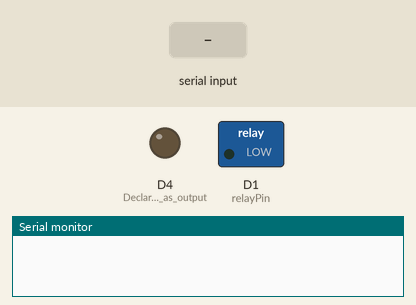
Recording of a sketch running on a simulated ESP8266 (NodeMCU). Parts: switched loads named in the sketch (green lamp = pin HIGH), output pins drawn as LEDs (lit = HIGH), the last lines printed to the serial monitor. Inputs (shaded band) come from the test bench.

Above: at 1.2 s.
1.3 s: "E" received over Serial
At 1.7 s:
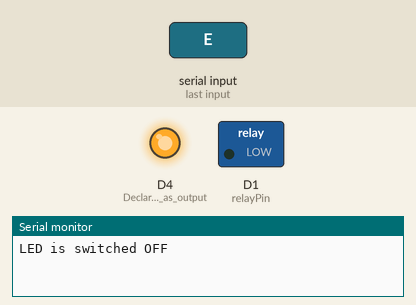
2.8 s: "B" received over Serial
At 4.1 s:
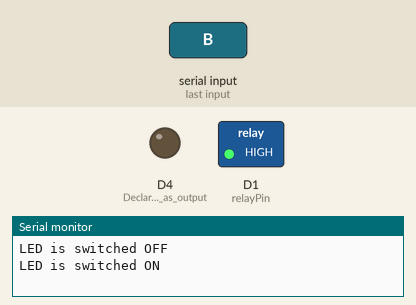
Timing chart, 0 to 5.8 s (numbered marks = the images above; inputs shaded):
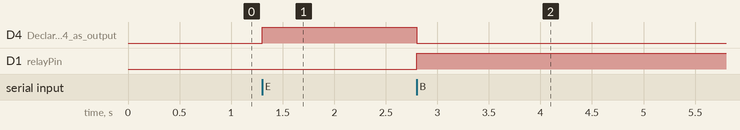

The sketch:

2.Letters_B_E_activates_Relay.ino
```cpp
//Program allows for controlling the Relay and embedded LED through the Serial Monitor.
//Thus, when the ESP8266 receives my “ON character - B” the embedded LED and Relay will be switched on, and,
//when sending my “OFF character - E”, the embedded LED and Relay will be switched off.

int relayPin = D1;
byte recievedByte = 0;

void setup() {
// initialize digital pin D4 and D1 as an output
Serial.begin(230400);
pinMode(D4, OUTPUT);             //Declares D4 as output
pinMode (relayPin, OUTPUT);      //Declares D1 as output
}

// Loop function to run repeatedly:
void loop() {

  if(Serial.available()> 0)            // Is there any character coming through the serial port?
  {
    recievedByte = Serial.read();      // If there is a character, read it.

    if(recievedByte=='E'){
      digitalWrite(D4, HIGH);           // turn OFF embedded LED
      digitalWrite(relayPin, LOW);      //turn OFF relay LED
      Serial.println("LED is switched OFF");
      //delay(3000);                    //if activated, will delay for 3 secs
    }
    else if(recievedByte=='B'){
      digitalWrite(D4, LOW);            // turn ON embedded LED
      digitalWrite(relayPin, HIGH);     //turn ON relay LED
      Serial.println("LED is switched ON");
      //delay(2000);                    //if activated, will delay for another 2 secs

    }
  }
}
```

Measured:
- after the input at 1.3 s, D4 (Declares_D4_as_output): LOW → HIGH at once
- after the input at 2.8 s, D4 (Declares_D4_as_output): HIGH → LOW at once; D1 (relayPin): LOW → HIGH at once
